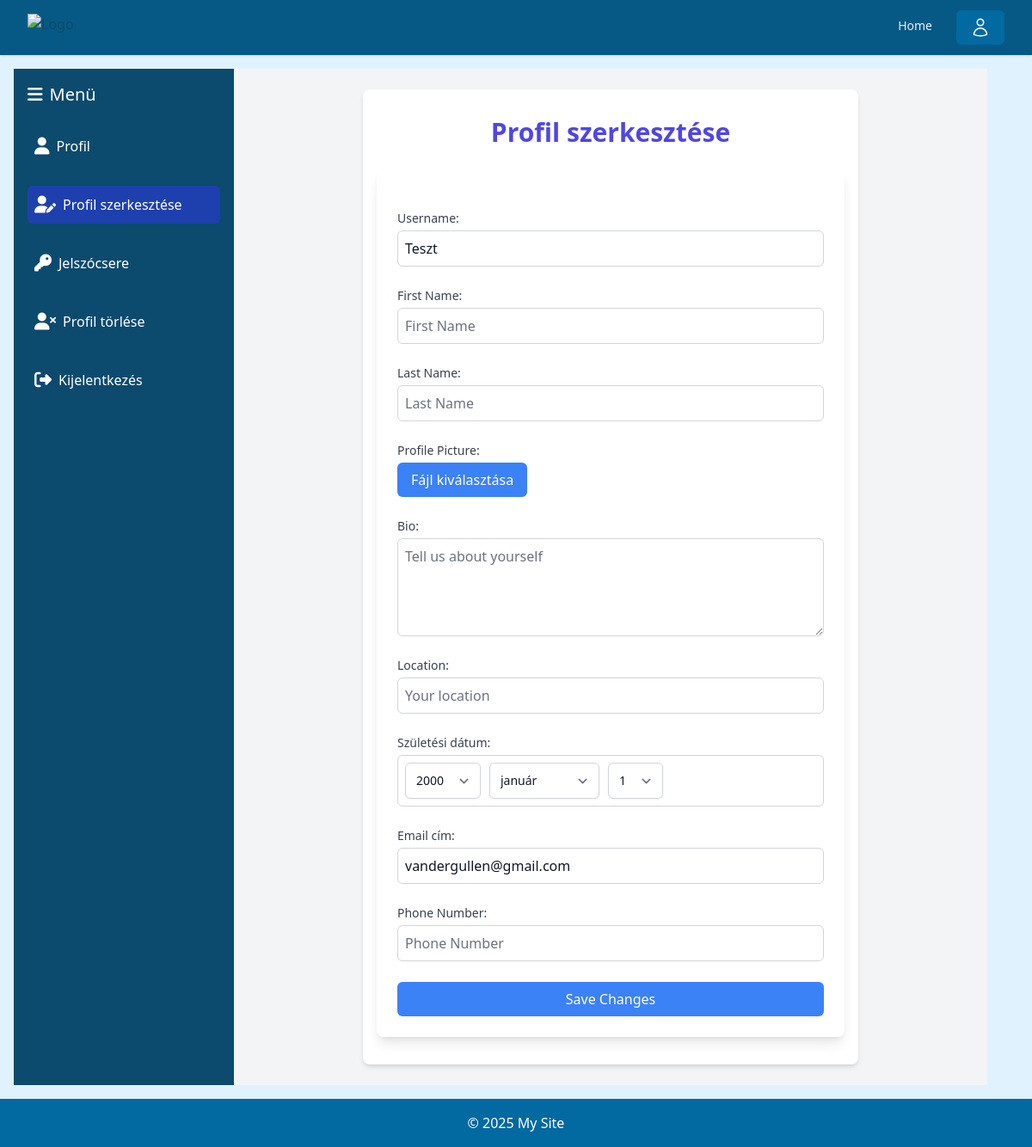
The page /profile/edit/ (signed in) on the database as committed earlier.
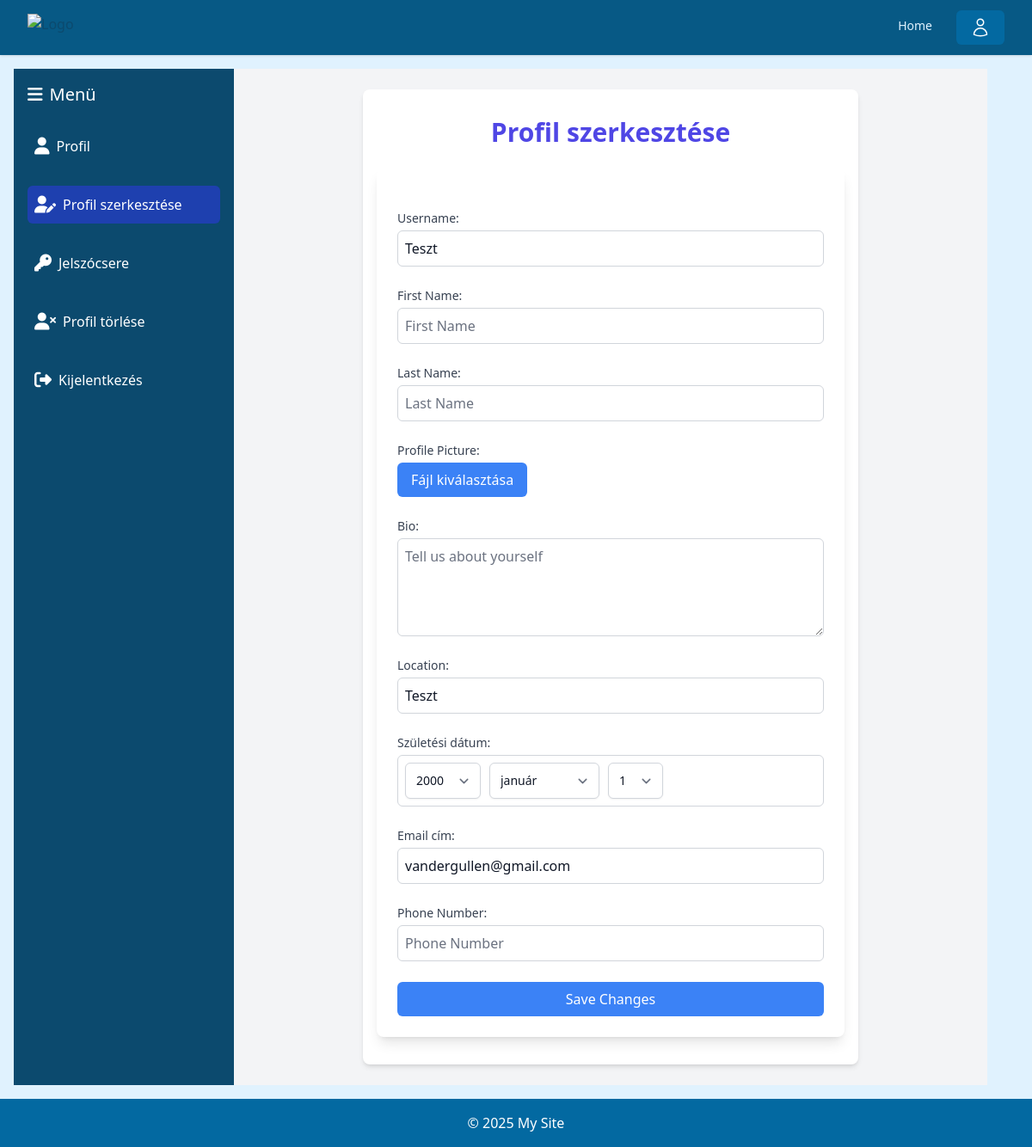
The same page on the database as committed later.
### accounts/models.py (models this page shows, shortened)
class Profile(models.Model):
    user = models.OneToOneField(User, on_delete=models.CASCADE)
    bio = models.TextField(max_length=500, blank=True)
    location = models.CharField(max_length=30, blank=True)
    birth_date = models.DateField(null=True, blank=True)
    profile_picture = models.ImageField(upload_to='profile_pics/', default='profile_pics/default.jpg', blank=True, null=True)
    phone_number = models.CharField(max_length=15, blank=True)
    updated_at = models.DateTimeField(auto_now=True)  # Automatikus frissítés
    email_token = models.CharField(max_length=64, unique=True, default=uuid.uuid4)
    email_token_expires = models.DateTimeField(null=True, blank=True)
    email_verified = models.BooleanField(default=False)
    pending_email = models.EmailField(blank=True, null=True)

### accounts/views/profile_views.py (the view)
# urls.py: path('profile/edit/', edit_profile, name='edit_profile'),
@login_required
def edit_profile(request):
    profile = get_object_or_404(Profile, user=request.user)
    if request.method == 'POST':
        form = ProfileForm(request.POST, request.FILES, instance=profile, user=request.user)
        if form.is_valid():
            new_email = form.cleaned_data.get('email')
            if new_email != profile.user.email:
                token = generate_email_token()
                profile.email_token = token
                profile.email_token_expires = timezone.now() + timedelta(hours=24)  # Lejárati idő hozzáadása
                profile.pending_email = new_email  # Itt tároljuk el az új email címet
                profile.save()
                verification_link = settings.SITE_URL + reverse('verify_email', kwargs={'token': token})
                try:
                    send_mail(
                        subject='Email cím megerősítése',
                        message=f'Kedves {request.user.username},\n\nKérlek kattints az alábbi linkre az email címed megerősítéséhez:\n\n{verification_link}',
                        from_email=settings.DEFAULT_FROM_EMAIL,
                        recipient_list=[new_email],
                        fail_silently=False,
                    )
                except Exception as e:
                    messages.error(request, f'Hiba történt az email küldésekor: {e}')
                    return redirect('edit_profile')
                try:
                    send_mail(
                        subject='Email cím módosítása',
                        message=f'Kedves {request.user.username},\n\nA regisztrált email címedet megváltoztatták. Ha nem te végezted ezt a módosítást, kérlek vedd fel velünk a kapcsolatot.',
                        from_email=settings.DEFAULT_FROM_EMAIL,
                        recipient_list=[profile.user.email],
                        fail_silently=False,
                    )
                except Exception as e:
                    messages.error(request, f'Hiba történt az email küldésekor: {e}')
                    return redirect('edit_profile')
                messages.success(request, 'Az email cím módosítását megerősítő linket küldtünk az új email címedre.')
                return redirect('login')  # Visszairányítunk a profil oldalra
            else:
                form.save()
                messages.success(request, 'Profil sikeresen frissítve.')
                return redirect('profile')  # Ha nem történt módosítás
        else:
            messages.error(request, "Hiba történt a mentés során. Ellenőrizd az űrlapot.")
    else:
        form = ProfileForm(instance=profile, user=request.user)
    return render(request, 'profile/edit_profile.html', {'form': form, 'profile': profile})

### accounts/forms.py (shortened to what this page needs)
class ProfileForm(forms.ModelForm):
    first_name = forms.CharField(label="Keresztnév", required=False)
    last_name = forms.CharField(label="Vezetéknév", required=False)
    email = forms.EmailField(label="Email cím", required=True)
    birth_date = forms.DateField(
        label="Születési dátum",
        required=False,
        initial=datetime.date(2000, 1, 1),  # <- ez állítja be az alapértelmezett dátumot
        widget=SelectDateWidget(
            years=sorted(range(1900, datetime.datetime.now().year + 1), reverse=True)  # Fordított sorrendben jeleníti meg
        )
    )
    class Meta:
        model = Profile
        fields = ['profile_picture', 'bio', 'location', 'phone_number', 'birth_date']
    def __init__(self, *args, **kwargs):
        self.user = kwargs.pop('user', None)
        super().__init__(*args, **kwargs)
        if self.user:
            self.fields['first_name'].initial = self.user.first_name
            self.fields['last_name'].initial = self.user.last_name
            self.fields['email'].initial = self.user.email

### accounts/templates/profile/edit_profile.html (shortened to what this page needs)
{% extends 'profile_base.html' %}
{% load form_tags %}
{% block profile_content %}
<div class="max-w-xl mx-auto px-4 py-8 bg-white shadow-md rounded-lg">
    <h1 class="text-3xl font-bold text-center text-indigo-600 mb-6">Profil szerkesztése</h1>
    <form method="post" enctype="multipart/form-data" class="mt-6 space-y-6 bg-white p-6 rounded-lg shadow-lg" id="profile-form">
        <div class="mb-4">
            <label for="username" class="block text-sm font-medium text-gray-700">Username:</label>
            <input type="text" name="username" id="username" value="{{ user.username }}" class="mt-1 block w-full p-2 border border-gray-300 rounded-md" placeholder="Username">
        </div>
        <div class="mb-4">
            <label for="first_name" class="block text-sm font-medium text-gray-700">First Name:</label>
            <input type="text" name="first_name" id="first_name" value="{{ profile.user.first_name }}" class="mt-1 block w-full p-2 border border-gray-300 rounded-md" placeholder="First Name">
        </div>
        <div class="mb-4">
            <label for="last_name" class="block text-sm font-medium text-gray-700">Last Name:</label>
            <input type="text" name="last_name" id="last_name" value="{{ profile.user.last_name }}" class="mt-1 block w-full p-2 border border-gray-300 rounded-md" placeholder="Last Name">
        </div>
        <div class="mb-4">
            <label for="profile_picture" class="block text-sm font-medium text-gray-700">Profile Picture:</label>
            <label for="profile_picture" class="inline-block mt-1 cursor-pointer bg-blue-500 text-white px-4 py-2 rounded-md hover:bg-blue-600 transition duration-200">
                Fájl kiválasztása
            </label>
        </div>
        <div class="mb-4">
            <label for="bio" class="block text-sm font-medium text-gray-700">Bio:</label>
            <textarea name="bio" id="bio" rows="4" class="mt-1 block w-full p-2 border border-gray-300 rounded-md" placeholder="Tell us about yourself">{{ profile.bio }}</textarea>
        </div>
        <div class="mb-4">
            <label for="location" class="block text-sm font-medium text-gray-700">Location:</label>
            <input type="text" name="location" id="location" value="{{ profile.location }}" class="mt-1 block w-full p-2 border border-gray-300 rounded-md" placeholder="Your location">
        </div>
        <div class="mb-4">
            <label for="birth_date" class="block text-sm font-medium text-gray-700">Születési dátum:</label>
            <div class ="mt-1 block w-full p-2 border border-gray-300 rounded-md">
                {{ form.birth_date }}
            </div>
        </div>
        <div class="mb-4">
            <label for="email" class="block text-sm font-medium text-gray-700">Email cím:</label>
            <input type="email" name="email" id="email" value="{{ user.email }}" class="mt-1 block w-full p-2 border border-gray-300 rounded-md">
        </div>
        <div class="mb-4">
            <label for="phone_number" class="block text-sm font-medium text-gray-700">Phone Number:</label>
            <input type="text" name="phone_number" id="phone_number" value="{{ profile.phone_number }}" class="mt-1 block w-full p-2 border border-gray-300 rounded-md" placeholder="Phone Number">
        </div>
        <button type="submit" class="w-full py-2 mt-4 bg-blue-500 text-white rounded-md hover:bg-blue-600 focus:outline-none focus:ring-2 focus:ring-blue-400" id="save-btn">Save Changes</button>
    </form>
</div>
{% endblock %}

Rows that differ between the two databases and show on the page:
now on this page (row edited): Profile: location "Teszt"
